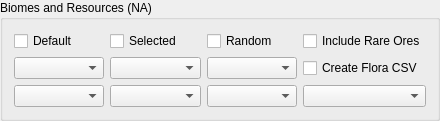
       <widget class="QGroupBox" name="biomes_resources_group">
        <property name="sizePolicy">
         <sizepolicy hsizetype="Expanding" vsizetype="Preferred">
          <horstretch>0</horstretch>
          <verstretch>0</verstretch>
         </sizepolicy>
        </property>
        <property name="minimumSize">
         <size>
          <width>440</width>
          <height>100</height>
         </size>
        </property>
        <property name="title">
         <string>Biomes and Resources (NA)</string>
        </property>
        <layout class="QGridLayout" name="gridLayout_4">
         <item row="0" column="0">
          <widget class="QCheckBox" name="checkBox">
           <property name="text">
            <string>Default</string>
           </property>
          </widget>
         </item>
         <item row="0" column="1">
          <widget class="QCheckBox" name="checkBox_3">
           <property name="text">
            <string>Selected</string>
           </property>
          </widget>
         </item>
         <item row="0" column="2">
          <widget class="QCheckBox" name="checkBox_2">
           <property name="text">
            <string>Random</string>
           </property>
          </widget>
         </item>
         <item row="0" column="3">
          <widget class="QCheckBox" name="checkBox_6">
           <property name="text">
            <string>Include Rare Ores</string>
           </property>
          </widget>
         </item>
         <item row="1" column="0">
          <widget class="QComboBox" name="comboBox">
           <property name="placeholderText">
            <string>Biome 01</string>
           </property>
          </widget>
         </item>
         <item row="1" column="1">
          <widget class="QComboBox" name="comboBox_5">
           <property name="placeholderText">
            <string>Biome 02</string>
           </property>
          </widget>
         </item>
         <item row="1" column="2">
          <widget class="QComboBox" name="comboBox_9">
           <property name="placeholderText">
            <string>Biome 03</string>
           </property>
          </widget>
         </item>
         <item row="1" column="3">
          <widget class="QCheckBox" name="checkBox_5">
           <property name="text">
            <string>Create Flora CSV</string>
           </property>
          </widget>
         </item>
         <item row="2" column="0">
          <widget class="QComboBox" name="comboBox_2">
           <property name="placeholderText">
            <string>Biome 04</string>
           </property>
          </widget>
         </item>
         <item row="2" column="1">
          <widget class="QComboBox" name="comboBox_6">
           <property name="placeholderText">
            <string>Biome 05</string>
           </property>
          </widget>
         </item>
         <item row="2" column="2">
          <widget class="QComboBox" name="comboBox_7">
           <property name="placeholderText">
            <string>Biome 06</string>
           </property>
          </widget>
         </item>
         <item row="2" column="3">
          <widget class="QComboBox" name="comboBox_3">
           <property name="placeholderText">
            <string>Biome 07</string>
           </property>
          </widget>
         </item>
        </layout>
       </widget>
